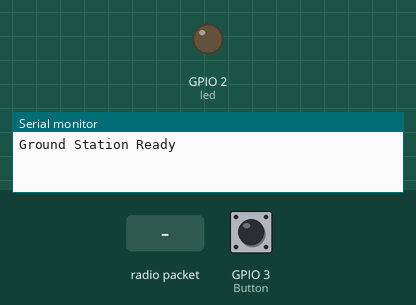
This sketch was run on a simulated ESP32. On the bench: output pins drawn as LEDs (lit = HIGH), the last lines printed to the serial monitor. The inputs (shaded band) are chosen by the test bench; at power-on: GPIO 3 (Button) LOW. No radio packets arrive unless stated.

Above: at 1.2 s.
1.3 s: GPIO 3 (Button) pulled HIGH for 3.2 s
At 4.0 s:
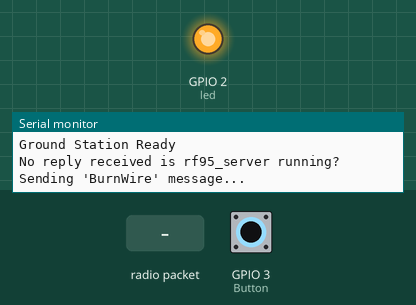
9.6 s: radio packet "1" arrives
Timing chart, 0 to 12.6 s (numbered marks = the images above; inputs shaded):
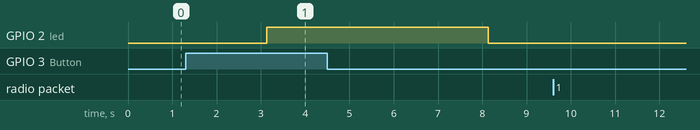

The sketch:

Burnwire_receive.ino
```cpp
#include <SPI.h>
#include <RH_RF95.h>

// Singleton instance of the radio driver
RH_RF95 rf95(5, 21);

// Button Pin and Variables
int ButtonValue = 0;
int lastButtonValue = 0;
int Button = 3;          // Pin where the button is connected
int led = LED_BUILTIN;   // Built-in LED ESP32

// Message to be sent when the button is pressed
uint8_t burn[] = "BurnWire";

void setup()
{
  pinMode(Button, INPUT);  // Set button pin as input
  pinMode(led, OUTPUT);    // Set LED pin as output

  Serial.begin(115200);
  while (!Serial) ;  // Wait for serial port to be available

  if (!rf95.init()) {
    Serial.println("init failed");
    while (1);  // if radio inti fails then it stops
  }

  rf95.setFrequency(915.0);  // Set frequency
  Serial.println("Ground Station Ready");
}

void loop()
{
  ButtonValue = digitalRead(Button);

  // Check if button is pressed
  if (ButtonValue == HIGH && lastButtonValue == LOW) {
    // Button was pressed, send "BurnWire" message
    Serial.println("Sending 'BurnWire' message...");
    rf95.send(burn, sizeof(burn));  // Send the message
    rf95.waitPacketSent();  // Wait for transmission to complete

    //Turn on LED to indicate its sending
    digitalWrite(led, HIGH);
    delay(5000);               // Keep LED on for 5 secs.
    digitalWrite(led, LOW);

    // Print confirmation of message
    Serial.println("Message sent to T-Sat: 'BurnWire'");
  }

  // Store current state of button
  lastButtonValue = ButtonValue;

  //Wait for the reply
  uint8_t buf[RH_RF95_MAX_MESSAGE_LEN];
  uint8_t len = sizeof(buf);

  if (rf95.waitAvailableTimeout(3000)) // Wait for a reply for 3 seconds
  {
    if (rf95.recv(buf, &len)) {
      Serial.print("Received reply: ");
      Serial.println((char*)buf);
    }
    else
    {
      Serial.println("Receive failed"); // signal detected but fail to rec
    }
  }
  else
  {
    Serial.println("No reply received is rf95_server running?"); //no signal at all
  }
  delay(50);  // Add delay for button press
}
```

Measured:
- after the input at 1.3 s, GPIO 2 (led): LOW → HIGH after 1.8 s, → LOW 5.0 s later
